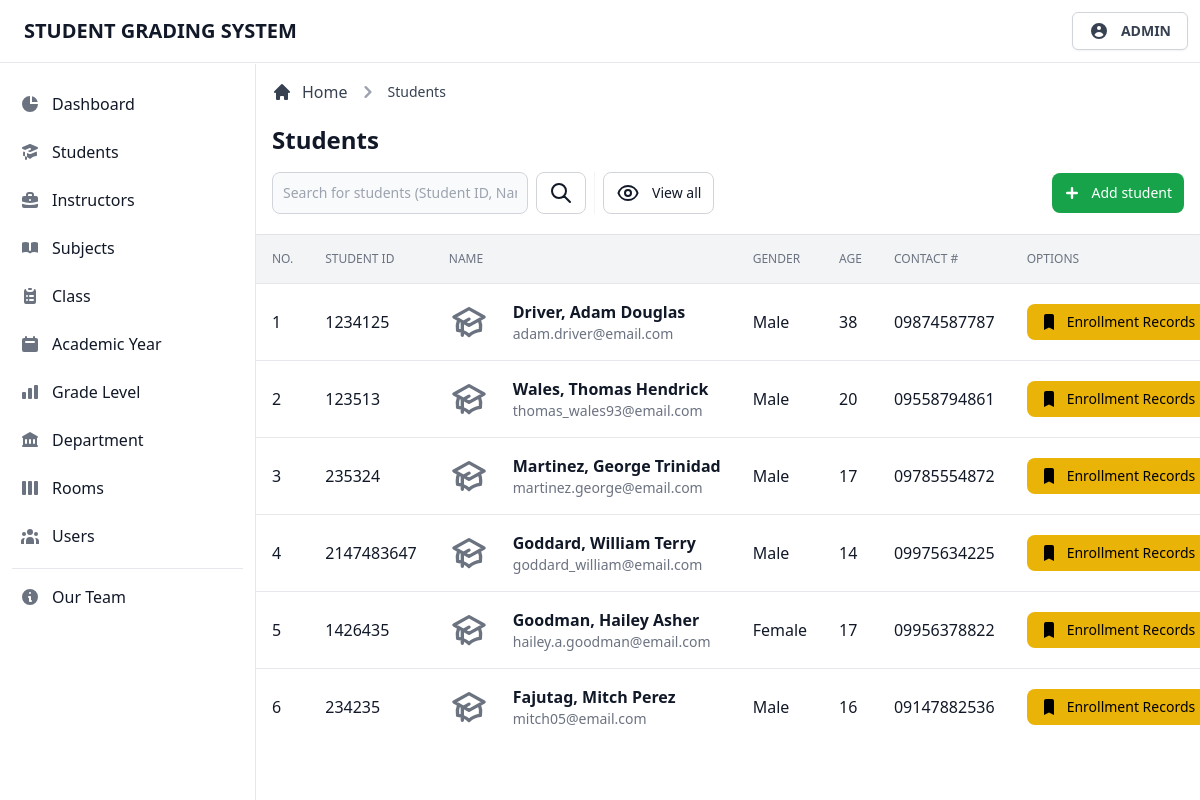
The app's page /admin/view/students.php (signed in) with its own data.
### tables this page shows
CREATE TABLE `tblstudents` (
  `student_id` int(11) NOT NULL,
  `student_number` int(11) NOT NULL,
  `student_fname` varchar(255) NOT NULL,
  `student_mname` varchar(255) NOT NULL,
  `student_lname` varchar(255) NOT NULL,
  `student_gender` varchar(255) NOT NULL,
  `student_bday` date NOT NULL,
  `student_status` varchar(255) NOT NULL,
  `student_age` int(11) NOT NULL,
  `student_nationality` varchar(255) NOT NULL,
  `student_religion` varchar(255) NOT NULL,
  `student_contact` varchar(255) NOT NULL,
  `student_email` varchar(255) NOT NULL,
  `student_address1` varchar(255) NOT NULL,
  `student_address2` varchar(255) NOT NULL
);

### admin/database/database.classes.php (called while the page is built)
<?php
class Dbh
{
  private $hostname = 'localhost';
  private $username = 'root';
  private $password = '';
  private $dbname = 'dbgradingsystem';
  public function connect()
  {
    try {
      $dbh = new PDO('mysql:host=' . $this->hostname . ';dbname=' . $this->dbname, $this->username, $this->password);
      return $dbh;
    } catch (PDOException $e) {
      print "Error!: " . $e->getMessage() . "<br>";
      die();
    }
  }
}

### admin/classes/display-data.classes.php (called while the page is built, shortened)
<?php
class DisplayStudents extends Dbh
{
  protected function getData()
  {
    $sql = 'SELECT * FROM tblstudents;';
    $stmt = $this->connect()->query($sql);
    $result = 0;
    while ($row = $stmt->fetchAll(PDO::FETCH_ASSOC)) {
      $result = $row;
    }
    return $result;
  }
}

### admin/controller/display-data.contr.php (called while the page is built, shortened)
<?php
class DisplayStudentsContr extends DisplayStudents
{
  public function fetchData()
  {
    $result = $this->getData();
    return $result;
  }
}

### admin/page/students/students-table.php (the view, shortened to what this page needs)
<div class="flex flex-col min-w-full overflow-hidden overflow-x-auto align-middle shadow">
  <table class="min-w-full divide-y divide-gray-200 table-fixed">
    <thead class="bg-gray-100">
      <tr>
        <th scope="col" class="th">
          No.
        </th>
        <th scope="col" class="th">
          Student ID
        </th>
        <th scope="col" class="th">
          Name
        </th>
        <th scope="col" class="th">
          Gender
        </th>
        <th scope="col" class="th">
          Age
        </th>
        <th scope="col" class="th">
          Contact #
        </th>
        <th scope="col" class="th">
          Options
        </th>
      </tr>
    </thead>
    <tbody class="bg-white divide-y divide-gray-200 ">
      <?php foreach ($result as $data) : ?>
        <tr class="hover:bg-gray-100 group">
          <td class="td">
            <div class="flex items-center">
              <?= $i += 1; ?>
            </div>
          </td>
          <td class="td">
            <div class="flex items-center capitalize">
              <?= $data['student_number']; ?>
            </div>
          </td>
          <td class="td-title">
            <div class="text-sm font-normal text-gray-500">
              <div class="text-base font-semibold text-gray-900 capitalize">
                <?= $data['student_lname'] . ', ' . $data['student_fname'] . ' ' . $data['student_mname']; ?>
              </div>
              <div class="text-sm font-normal text-gray-500">
                <?= $data['student_email']; ?>
              </div>
            </div>
          </td>
          <td class="td">
            <div class="flex items-center capitalize">
              <?= $data['student_gender']; ?>
            </div>
          </td>
          <td class="td">
            <div class="flex items-center capitalize">
              <?= $data['student_age']; ?>
            </div>
          </td>
          <td class="td">
            <div class="flex items-center capitalize">
              <?= $data['student_contact']; ?>
            </div>
          </td>
          <td class="p-4 space-x-2 whitespace-nowrap">
            <a href="records.php?studentnumber=<?= $data['student_number']; ?>" class="btn-yellow">
              <svg xmlns="http://www.w3.org/2000/svg" class="w-5 h-5 mr-2" viewBox="0 0 20 20" fill="currentColor">
                <path d="M5 4a2 2 0 012-2h6a2 2 0 012 2v14l-5-2.5L5 18V4z" />
              </svg>
              Enrollment Records
            </a>
          </td>
        </tr>
      <?php endforeach; ?>
    </tbody>
  </table>
</div>

### admin/view/students.php (shortened to what this page needs)
<?php
$user = $_SESSION['useruid'];
include_once '../database/database.classes.php';
include_once '../classes/display-data.classes.php';
include_once '../controller/display-data.contr.php';
$display = new DisplayStudentsContr;
$page = $breadcrumb1 = $search = $table = $link = 'students';
$modal = $btn = 'student';
$searchlink = 'students.php';
$breadcrumblink = '#';
$search .= ' (Student ID, Name, Gender)';
?>
<!DOCTYPE html>
<html lang="en">
<head>
  <link rel="stylesheet" href="../../src/css/tailwind.css">
</head>
<body>
  <?php include_once '../templates/navbar.php'; ?>
  <div class="flex pt-16 overflow-hidden bg-white">
    <?php include_once '../templates/sidebar.php'; ?>
    <div id="main-content" class="relative w-full h-full ml-64 overflow-y-auto bg-gray-50">
      <main>
        <?php
        include_once '../templates/header.php';
        include_once '../includes/display-data.inc.php';
        ?>
      </main>
    </div>
  </div>
</body>
</html>

### admin/templates/navbar.php (shortened to what this page needs)
<header class="fixed z-30 w-full bg-white border-b border-gray-200">
  <nav class="flex items-center justify-between p-3">
    <div class="flex items-center justify-start">
      <a href="#" class="ml-3 text-xl font-bold text-gray-900 uppercase transition duration-75">Student Grading System</a>
    </div>
    <div class="relative text-left group">
      <button type="button" class="flex items-center justify-center w-full px-4 py-2 text-sm font-medium text-gray-700 bg-white border border-gray-300 rounded-md shadow-sm" id="menu-button" aria-expanded="true" aria-haspopup="true">
        <svg xmlns="http://www.w3.org/2000/svg" class="w-5 h-5" viewBox="0 0 20 20" fill="currentColor">
          <path fill-rule="evenodd" d="M18 10a8 8 0 11-16 0 8 8 0 0116 0zm-6-3a2 2 0 11-4 0 2 2 0 014 0zm-2 4a5 5 0 00-4.546 2.916A5.986 5.986 0 0010 16a5.986 5.986 0 004.546-2.084A5 5 0 0010 11z" clip-rule="evenodd" />
        </svg>
        <span class="flex-1 ml-3 font-semibold uppercase whitespace-nowrap"><?= $user; ?></span>
      </button>
    </div>
  </nav>
</header>

### admin/templates/sidebar.php (shortened to what this page needs)
<aside id="sidebar" class="fixed top-0 left-0 z-20 flex flex-col flex-shrink-0 w-64 h-full pt-16" aria-label="Sidebar">
  <div class="relative flex flex-col flex-1 min-h-0 pt-0 bg-white border-r border-gray-200">
    <div class="flex flex-col flex-1 pt-5 pb-4 overflow-y-auto">
      <div class="flex-1 px-3 space-y-1 bg-white divide-y">
        <ul class="pb-2 space-y-2">
          <li>
            <a href="../view/dashboard.php" class="flex items-center p-2 text-base font-normal text-gray-900 rounded-lg hover:bg-gray-100 group ">
              <svg xmlns="http://www.w3.org/2000/svg" class="w-5 h-5 text-gray-500 transition duration-75 group-hover:text-gray-900" viewBox="0 0 20 20" fill="currentColor">
                <path d="M2 10a8 8 0 018-8v8h8a8 8 0 11-16 0z" />
                <path d="M12 2.252A8.014 8.014 0 0117.748 8H12V2.252z" />
              </svg>
              <span class="flex-1 ml-3 whitespace-nowrap">Dashboard</span>
            </a>
          </li>
          <li>
            <a href="../view/students.php" class="flex items-center p-2 text-base font-normal text-gray-900 rounded-lg hover:bg-gray-100 group ">
              <span class="flex-1 ml-3 whitespace-nowrap">Students</span>
            </a>
          </li>
          <li>
            <a href="../view/instructor.php" class="flex items-center p-2 text-base font-normal text-gray-900 rounded-lg hover:bg-gray-100 group ">
              <span class="flex-1 ml-3 whitespace-nowrap">Instructors</span>
            </a>
          </li>
          <li>
            <a href="../view/subjects.php" class="flex items-center p-2 text-base font-normal text-gray-900 rounded-lg hover:bg-gray-100 group ">
              <span class="flex-1 ml-3 whitespace-nowrap">Subjects</span>
            </a>
          </li>
          <li>
            <a href="../view/class.php" class="flex items-center p-2 text-base font-normal text-gray-900 rounded-lg hover:bg-gray-100 group ">
              <span class="flex-1 ml-3 whitespace-nowrap">Class</span>
            </a>
          </li>
          <li>
            <a href="../view/year.php" class="flex items-center p-2 text-base font-normal text-gray-900 rounded-lg hover:bg-gray-100 group ">
              <span class="flex-1 ml-3 whitespace-nowrap">Academic Year</span>
            </a>
          </li>
          <li>
          <li>
            <a href="../view/grade-level.php" class="flex items-center p-2 text-base font-normal text-gray-900 rounded-lg hover:bg-gray-100 group ">
              <span class="flex-1 ml-3 whitespace-nowrap">Grade Level</span>
            </a>
          </li>
          <li>
            <a href="../view/department.php" class="flex items-center p-2 text-base font-normal text-gray-900 rounded-lg hover:bg-gray-100 group ">
              <span class="flex-1 ml-3 whitespace-nowrap">Department</span>
            </a>
          </li>
          <li>
            <a href="../view/rooms.php" class="flex items-center p-2 text-base font-normal text-gray-900 rounded-lg hover:bg-gray-100 group ">
              <span class="flex-1 ml-3 whitespace-nowrap">Rooms</span>
            </a>
          </li>
          <li>
            <a href="../view/users.php" class="flex items-center p-2 text-base font-normal text-gray-900 rounded-lg hover:bg-gray-100 group ">
              <span class="flex-1 ml-3 whitespace-nowrap">Users</span>
            </a>
          </li>
        </ul>
        <div class="pt-2 space-y-2">
          <a href="ourteam.php" class="flex items-center p-2 text-base font-normal text-gray-900 transition duration-75 rounded-lg hover:bg-gray-100 group">
            <span class="ml-3">Our Team</span>
          </a>
        </div>
      </div>
    </div>
  </div>
</aside>

### admin/templates/header.php (shortened to what this page needs)
<div class="items-center justify-between block p-4 bg-white border-b border-gray-200 sm:flex">
  <div class="w-full mb-1">
    <div class="mb-4">
      <nav class="flex mb-5" aria-label="Breadcrumb">
        <ol class="inline-flex items-center space-x-1 md:space-x-2">
          <li class="inline-flex items-center">
            <a href="../view/dashboard.php" class="inline-flex items-center text-gray-700 hover:text-gray-900">
              <svg class="w-5 h-5 mr-2.5" fill="currentColor" viewBox="0 0 20 20" xmlns="http://www.w3.org/2000/svg">
                <path d="M10.707 2.293a1 1 0 00-1.414 0l-7 7a1 1 0 001.414 1.414L4 10.414V17a1 1 0 001 1h2a1 1 0 001-1v-2a1 1 0 011-1h2a1 1 0 011 1v2a1 1 0 001 1h2a1 1 0 001-1v-6.586l.293.293a1 1 0 001.414-1.414l-7-7z"></path>
              </svg>
              Home
            </a>
          </li>
          <li>
            <div class="flex items-center">
              <svg class="w-6 h-6 text-gray-400" fill="currentColor" viewBox="0 0 20 20" xmlns="http://www.w3.org/2000/svg">
                <path fill-rule="evenodd" d="M7.293 14.707a1 1 0 010-1.414L10.586 10 7.293 6.707a1 1 0 011.414-1.414l4 4a1 1 0 010 1.414l-4 4a1 1 0 01-1.414 0z" clip-rule="evenodd"></path>
              </svg>
              <a href="<?= $breadcrumblink; ?>" class="ml-1 text-sm font-medium text-gray-700 capitalize hover:text-gray-900 md:ml-2"><?= $breadcrumb1; ?></a>
            </div>
          </li>
        </ol>
      </nav>
      <h1 class="text-xl font-semibold text-gray-900 capitalize sm:text-2xl"><?= $page; ?></h1>
    </div>
    <div class="sm:flex">
      <div class="items-center hidden mb-3 sm:flex sm:divide-x sm:divide-gray-100 sm:mb-0">
        <form class="flex lg:pr-2" action="#" method="get">
          <div class="relative mr-2 lg:w-64 xl:w-96">
            <input type="text" name="search" class="bg-gray-50 border border-gray-300 text-gray-900 focus:outline-none sm:text-sm rounded-lg focus:ring-gray-200 focus:ring-4 block w-full p-2.5" placeholder="Search for <?= $search ?>" required>
          </div>
          <button type="submit" class="btn-header-white">
            <svg xmlns="http://www.w3.org/2000/svg" class="w-6 h-6" fill="none" viewBox="0 0 24 24" stroke="currentColor">
              <path stroke-linecap="round" stroke-linejoin="round" stroke-width="2" d="M21 21l-6-6m2-5a7 7 0 11-14 0 7 7 0 0114 0z" />
            </svg>
          </button>
        </form>
        <div class="flex pl-0 mt-3 space-x-1 sm:pl-2 sm:mt-0">
          <a href="<?= $searchlink ?>" class="btn-header-white">
            <span>View all</span>
          </a>
        </div>
      </div>
      <div class="flex items-center ml-auto space-x-2 sm:space-x-3">
        <button type="button" data-add-button class="<?= (empty($options) && ($page == 'List of Loads' || $page == 'Enrolled Subjects')) ? 'btn-header-green-disabled' : 'btn-header-green'; ?>" <?= (empty($options) && ($page == 'List of Loads' || $page == 'Enrolled Subjects')) ? 'disabled' : ''; ?>>
          <svg class="w-6 h-6 mr-2 -ml-1" fill="currentColor" viewBox="0 0 20 20" xmlns="http://www.w3.org/2000/svg">
            <path fill-rule="evenodd" d="M10 5a1 1 0 011 1v3h3a1 1 0 110 2h-3v3a1 1 0 11-2 0v-3H6a1 1 0 110-2h3V6a1 1 0 011-1z" clip-rule="evenodd"></path>
          </svg>
          <span>Add <?= $btn; ?></span>
        </button>
      </div>
    </div>
  </div>
</div>

### admin/includes/display-data.inc.php (shortened to what this page needs)
<?php
$result = $display->fetchData();
if (!empty($result)) {
  include_once '../page/' . $table . ' /' . $table . '-table.php';
}

### records on screen
tblstudents: i "1", student_number "1234125", student_lname "Driver", student_fname "Adam", student_mname "Douglas", student_email "adam.driver@email.com", student_gender "Male", student_age "38", student_contact "09874587787"
tblstudents: i "2", student_number "123513", student_lname "Wales", student_fname "Thomas", student_mname "Hendrick", student_email "thomas_wales93@email.com", student_gender "Male", student_age "20", student_contact "09558794861"
tblstudents: i "3", student_number "235324", student_lname "Martinez", student_fname "George", student_mname "Trinidad", student_email "martinez.george@email.com", student_gender "Male", student_age "17", student_contact "09785554872"
tblstudents: i "4", student_number "2147483647", student_lname "Goddard", student_fname "William", student_mname "Terry", student_email "goddard_william@email.com", student_gender "Male", student_age "14", student_contact "09975634225"
tblstudents: i "5", student_number "1426435", student_lname "Goodman", student_fname "Hailey", student_mname "Asher", student_email "hailey.a.goodman@email.com", student_gender "Female", student_age "17", student_contact "09956378822"
tblstudents: i "6", student_number "234235", student_lname "Fajutag", student_fname "Mitch", student_mname "Perez", student_email "mitch05@email.com", student_gender "Male", student_age "16", student_contact "09147882536"

### other values on screen
$user "ADMIN"
$breadcrumb1 "Students"
$page "Students"
$btn "student"
